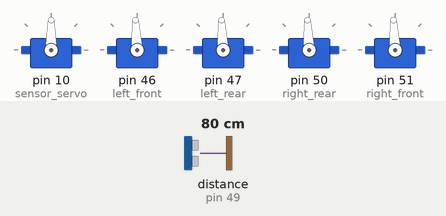
Simulated run of this sketch. Board: Arduino Mega 2560, built with avr-gcc and run on an emulated ATmega2560. Shown: 5 × servo. Wiring (inferred from the names in the program): ultrasonic range finder: trigger pin 48; echo pin 49. Inputs (shaded band) come from the test bench; at power-on: distance to the obstacle (sensor on pin 49) 80 cm. The echo pulse lasts 58.3 µs per cm.

Above: at 3.3 s.
At 23.44 s:
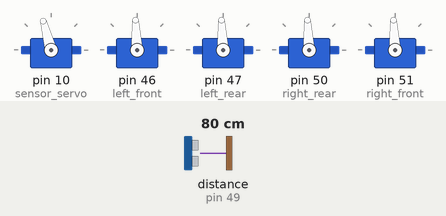
At 40.95 s:
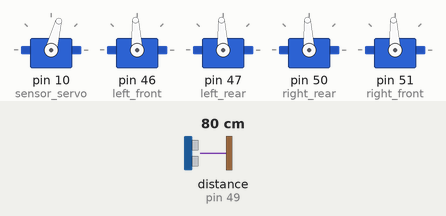
Timing chart, 0 to 42.0 s (numbered marks = the images above):
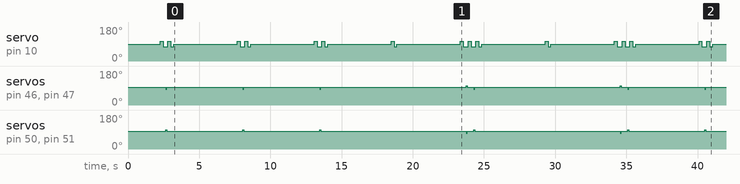

The sketch:

aligntest.ino
```cpp
#include <Servo.h>

// ----------- PINS ----------- //
const int TRIG_PIN = 48;
const int ECHO_PIN = 49;

const byte left_front = 46;
const byte left_rear = 47;
const byte right_rear = 50;
const byte right_front = 51;

// ----------- OBJECTS ----------- //
Servo sensor_servo;
Servo left_front_motor;
Servo left_rear_motor;
Servo right_rear_motor;
Servo right_front_motor;

// ----------- SERIAL ----------- //
HardwareSerial* SerialCom;

// ----------- GLOBALS ----------- //
float speed_val = 100;

// ----------- SETUP ----------- //
void setup() {

  SerialCom = &Serial1;   // match your main code
  SerialCom->begin(115200);

  sensor_servo.attach(10);

  pinMode(TRIG_PIN, OUTPUT);
  pinMode(ECHO_PIN, INPUT);
  digitalWrite(TRIG_PIN, LOW);

  left_front_motor.attach(left_front);
  left_rear_motor.attach(left_rear);
  right_rear_motor.attach(right_rear);
  right_front_motor.attach(right_front);

  stop();

  SerialCom->println("Align-to-wall test starting...");
  delay(2000);
}

// ----------- LOOP ----------- //
void loop() {
  align_to_wall_sonar();
  SerialCom->println("Aligned. Waiting...");
  delay(4000);
}

// ----------- ULTRASONIC ----------- //
float HC_SR04_range() {
  unsigned long t1;

  digitalWrite(TRIG_PIN, HIGH);
  delayMicroseconds(10);
  digitalWrite(TRIG_PIN, LOW);

  t1 = micros();
  while (digitalRead(ECHO_PIN) == 0) {
    if (micros() - t1 > 30000) return 300;
  }

  t1 = micros();
  while (digitalRead(ECHO_PIN) == 1) {
    if (micros() - t1 > 30000) return 300;
  }

  return (micros() - t1) / 58.0;
}

// ----------- MOTOR CONTROL ----------- //
void stop() {
  left_front_motor.writeMicroseconds(1500);
  left_rear_motor.writeMicroseconds(1500);
  right_rear_motor.writeMicroseconds(1500);
  right_front_motor.writeMicroseconds(1500);
}

void cw() {
  left_front_motor.writeMicroseconds(1500 + speed_val);
  left_rear_motor.writeMicroseconds(1500 + speed_val);
  right_rear_motor.writeMicroseconds(1500 - speed_val);
  right_front_motor.writeMicroseconds(1500 - speed_val);
}

void ccw() {
  left_front_motor.writeMicroseconds(1500 - speed_val);
  left_rear_motor.writeMicroseconds(1500 - speed_val);
  right_rear_motor.writeMicroseconds(1500 + speed_val);
  right_front_motor.writeMicroseconds(1500 + speed_val);
}

// ----------- ALIGN FUNCTION ----------- //
void align_to_wall_sonar() {

  float dist_left, dist_right;
  float error, prev_error = 0;
  const float ALIGNED_THRESHOLD = 0.05;
  const int   MAX_ITERATIONS    = 50;
  int iterations = 0;

  int centre_angle = 90;

  sensor_servo.write(centre_angle);
  delay(250);
  float dist_centre = HC_SR04_range();

  int sweep_angle = 15;

  do {
    sensor_servo.write(centre_angle + sweep_angle);
    delay(200);
    dist_left = HC_SR04_range();

    sensor_servo.write(centre_angle - sweep_angle);
    delay(200);
    dist_right = HC_SR04_range();

    if (dist_left > 220 || dist_right > 220) {
      SerialCom->println("Align sonar: reading out of range, skipping");
      break;
    }

    error = dist_left - dist_right;

    float kp = 180;
    float kd = 0;
    float derivative = error - prev_error;
    speed_val = constrain(
      (int)(kp * abs(error) + kd * abs(derivative)),
      85,
      200
    );

    if (abs(error) <= ALIGNED_THRESHOLD) {
      SerialCom->println("ALIGNED");
      break;
    }

    (error > 0) ? cw() : ccw();


    delay(70);
    stop();
    delay(60);

    prev_error = error;
    iterations++;

  } while (iterations < MAX_ITERATIONS);

  stop();
  sensor_servo.write(90);
  delay(200);
  speed_val = 100;
}
```

Measured:
- by itself, servo on pin 10 (sensor_servo): 90° → 105° at 2.3 s, → 75° 0.21 s later, → 105° 0.34 s later, → 75° 0.21 s later, … (40 changes in this stretch)
